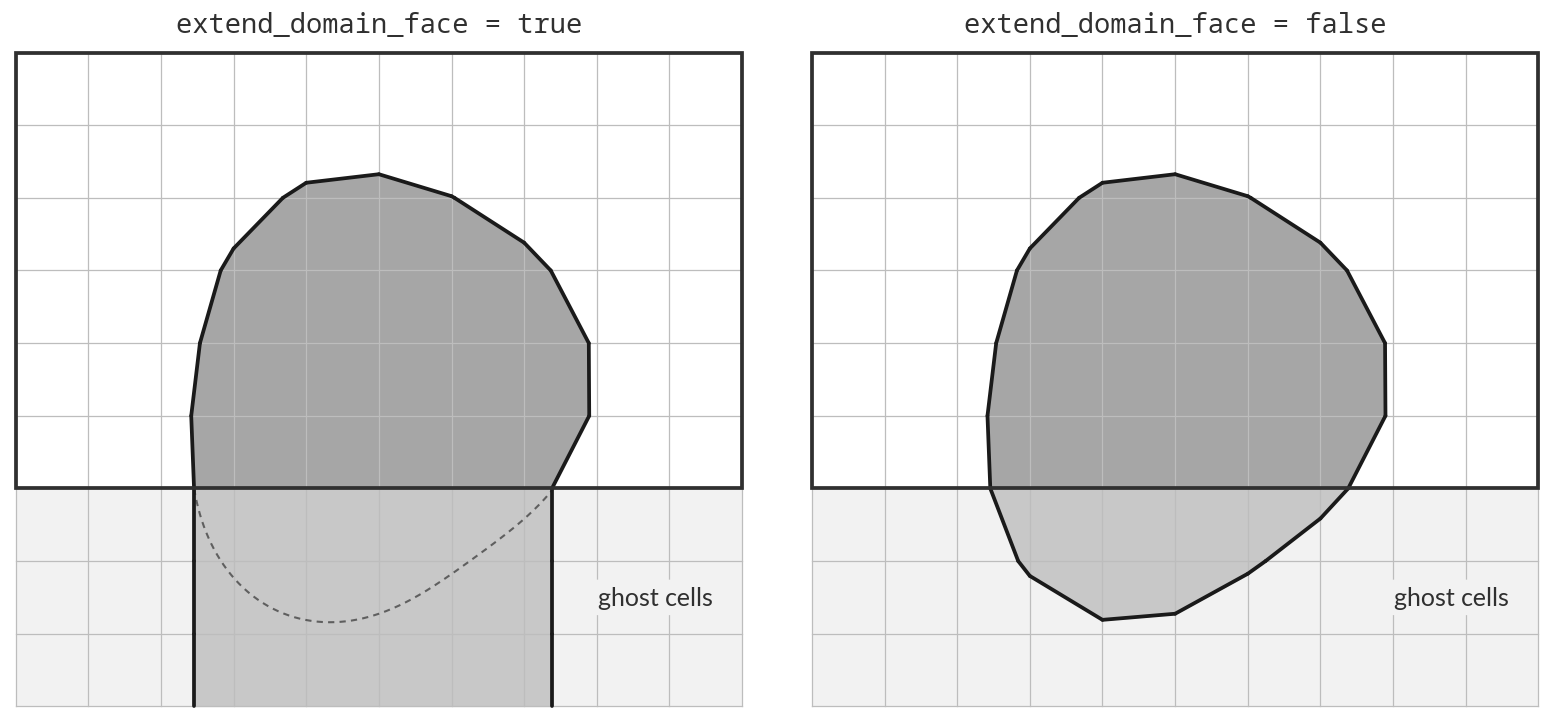

Here is the Python script that generated this plot:
"""Draw extend_domain_face.png for the EB chapter of the AMReX User's Guide.

Usage: python extend_domain_face.py [extend_domain_face.png]
Requires numpy and matplotlib. Uses the Noto Sans Mono and Lato fonts when
they are installed.

A smooth body crosses the lower domain face. The embedded boundary is drawn
as AMReX represents it: one straight segment in each cut cell, through the
points where the level set changes sign on the cell edges. With
extend_domain_face = true, nodes outside the domain take the level set value
on the domain face, so the body outside the domain is an extrusion of the
face. With extend_domain_face = false, the actual surface is used.
"""
import sys

import numpy as np
import matplotlib
matplotlib.use("Agg")
import matplotlib.pyplot as plt
from matplotlib.patches import Polygon, Rectangle

MONO = ["Noto Sans Mono", "DejaVu Sans Mono"]
SANS = ["Lato", "DejaVu Sans"]

NX, NY, NOUT = 10, 6, 3         # domain cells in x and y, cells shown below the face

BODY = "#a6a6a6"                # body inside the domain, as in the other EB figures
OUTBODY = "#c8c8c8"             # body outside the domain
EDGE = "#1a1a1a"                # embedded boundary
OUTSIDE = "#f2f2f2"             # cells outside the domain
GRID = "#bdbdbd"
DOMAIN = "#303030"
TEXT = "#303030"


def radius(th):
    return 2.75 * (1 + 0.07 * np.cos(3 * th) + 0.05 * np.sin(2 * th))


def levelset(x, y, extend):
    """Negative inside the body."""
    if extend:
        y = np.maximum(y, 0.0)
    dx, dy = x - 5.0, (y - 1.3) / 1.1
    return np.hypot(dx, dy) - radius(np.arctan2(dy, dx))


def cut_cell(x0, y0, phi):
    """Body part of the cell with lower left corner (x0, y0) and the
    embedded boundary segment in it (marching squares on the node values)."""
    corners = [(x0, y0), (x0 + 1, y0), (x0 + 1, y0 + 1), (x0, y0 + 1)]
    vals = [phi(*c) for c in corners]
    poly, cuts = [], []
    for m in range(4):
        a, b = corners[m], corners[(m + 1) % 4]
        va, vb = vals[m], vals[(m + 1) % 4]
        if va < 0:
            poly.append(a)
        if (va < 0) != (vb < 0):
            t = va / (va - vb)
            p = (a[0] + t * (b[0] - a[0]), a[1] + t * (b[1] - a[1]))
            poly.append(p)
            cuts.append(p)
    return poly, cuts


def draw(ax, extend):
    ax.add_patch(Rectangle((0, -NOUT), NX, NOUT, facecolor=OUTSIDE, edgecolor="none",
                           zorder=0))

    phi = lambda x, y: levelset(x, y, extend)
    for i in range(NX):
        for j in range(-NOUT, NY):
            poly, cuts = cut_cell(i, j, phi)
            if poly:
                color = BODY if j >= 0 else OUTBODY
                # an edge in the fill color hides the seams between cells
                ax.add_patch(Polygon(poly, closed=True, facecolor=color, edgecolor=color,
                                     lw=0.6, zorder=1))
            if len(cuts) == 2:
                ax.plot(*np.array(cuts).T, color=EDGE, lw=1.8, zorder=3,
                        solid_capstyle="round")

    for x in range(NX + 1):
        ax.plot([x, x], [-NOUT, NY], color=GRID, lw=0.6, zorder=2)
    for y in range(-NOUT, NY + 1):
        ax.plot([0, NX], [y, y], color=GRID, lw=0.6, zorder=2)

    if extend:
        # the actual surface outside the domain, which is not used
        th = np.linspace(0, 2 * np.pi, 721)
        x = 5.0 + radius(th) * np.cos(th)
        y = 1.3 + 1.1 * radius(th) * np.sin(th)
        y = np.where(y < 0, y, np.nan)
        ax.plot(x, y, color=EDGE, lw=1.0, ls=(0, (3, 2.5)), alpha=0.6, zorder=3)

    ax.add_patch(Rectangle((0, 0), NX, NY, facecolor="none", edgecolor=DOMAIN, lw=1.8,
                           zorder=5))
    ax.text(NX - 1.2, -NOUT / 2, "ghost cells", ha="center", va="center", fontsize=12,
            family=SANS, color=TEXT, zorder=6,
            bbox=dict(boxstyle="round,pad=0.25", facecolor=OUTSIDE, edgecolor="none"))

    ax.set_title(f"extend_domain_face = {'true' if extend else 'false'}",
                 fontsize=13, family=MONO, color=TEXT, pad=8)
    ax.set_xlim(-0.05, NX + 0.05)
    ax.set_ylim(-NOUT - 0.05, NY + 0.05)
    ax.set_aspect("equal")
    ax.axis("off")


fig, axes = plt.subplots(1, 2, figsize=(10.5, 4.8))
for ax, extend in zip(axes, (True, False)):
    draw(ax, extend)
fig.tight_layout(w_pad=3.0)

out = sys.argv[1] if len(sys.argv) > 1 else "extend_domain_face.png"
fig.savefig(out, dpi=150, facecolor="white", bbox_inches="tight", pad_inches=0.08)
